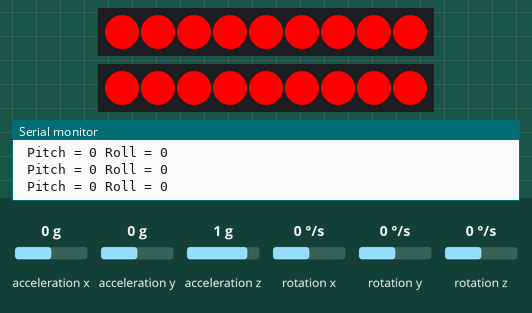
Simulated run of this sketch. Board: Arduino Uno, built with avr-gcc and run on an emulated ATmega328P. On the bench: 2 × 9 RGB LEDs in strip order, left to right, the last lines printed to the serial monitor. The test bench sets the inputs (shaded band); at power-on: acceleration x 0 g, acceleration y 0 g, acceleration z 1 g, rotation x 0 °/s, rotation y 0 °/s, rotation z 0 °/s. Dim RGB values are drawn brighter than linear.

Above: at 1.2 s.
1.3 s: acceleration x set to -1.4 g
At 1.64 s:
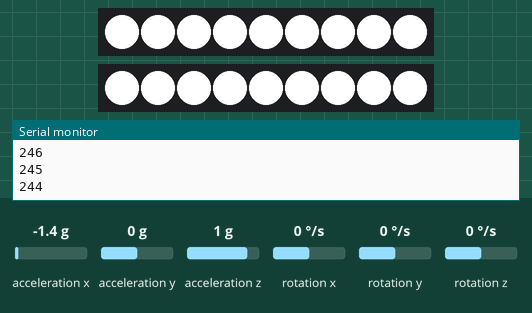
3.9 s: acceleration x set to 0.1 g
At 6.4 s:
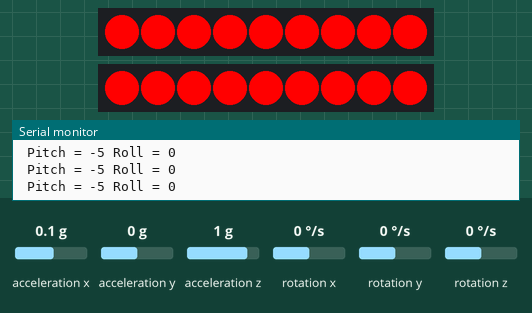
6.9 s: acceleration y set to -1.4 g
At 9.65 s:
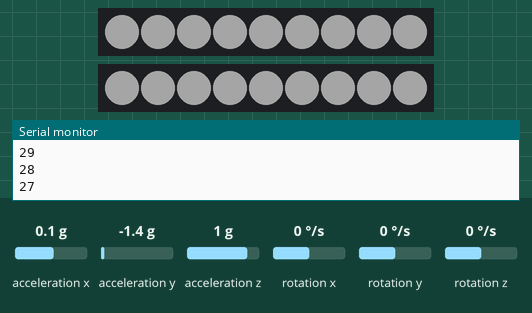
9.9 s: acceleration z set to 0.2 g
12.7 s: acceleration z set to -0.1 g
14.2 s: acceleration y set to 0.8 g
At 16.9 s:
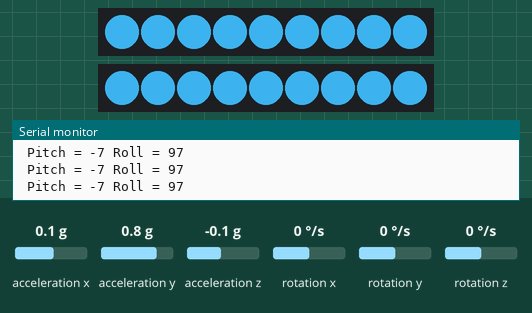
Timing chart, 0 to 18.2 s (numbered marks = the images above; inputs shaded):
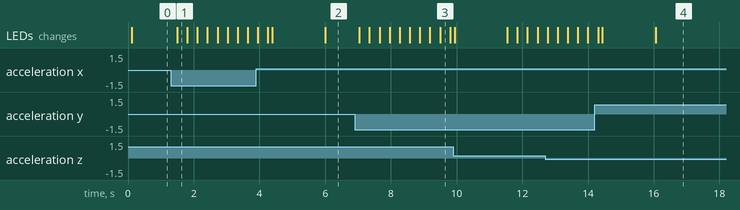

The sketch:

mpuNeoPixels.ino
```cpp
#include <Wire.h>
#include <MPU6050.h>
#include <Adafruit_NeoPixel.h>

// Output pins for NeoPixel LED strips
#define PINa 10
#define PINb 12
#define N_LEDS 9

// Boolean for all sides of the boxes
boolean sOne = false;
boolean sTwo = false;
boolean sThree = false;
boolean sFour = false;
boolean sFive = false;
boolean sSix = false;
boolean sNone = true;

MPU6050 mpu;

Adafruit_NeoPixel stripA = Adafruit_NeoPixel(9, PINa, NEO_GRB + NEO_KHZ800);
Adafruit_NeoPixel stripB = Adafruit_NeoPixel(9, PINb, NEO_GRB + NEO_KHZ800);

void setup()
{
  Serial.begin(115200);
  stripA.clear();
  stripB.clear();

  stripA.begin();
  stripB.begin();

  Serial.println("Initialize MPU6050");

  while(!mpu.begin(MPU6050_SCALE_2000DPS, MPU6050_RANGE_2G))
  {
    Serial.println("Could not find a valid MPU6050 sensor, check wiring!");
    delay(500);
  }
}

void loop()
{
  // Read normalized values
  Vector normAccel = mpu.readNormalizeAccel();

  // Calculate Pitch & Roll
  int pitch = -(atan2(normAccel.XAxis, sqrt(normAccel.YAxis*normAccel.YAxis + normAccel.ZAxis*normAccel.ZAxis))*180.0)/M_PI;
  int roll = (atan2(normAccel.YAxis, normAccel.ZAxis)*180.0)/M_PI;

  // Output
  Serial.print(" Pitch = ");
  Serial.print(pitch);
  Serial.print(" Roll = ");
  Serial.print(roll);
  Serial.println();
  delay(100);

  // Side 1
  if (pitch < 20 and pitch > -10 and roll < 5 and roll > -20 ) {
    fullA(stripA.Color(255, 0, 0)); // Red
    fullB(stripB.Color(255, 0, 0));
    sOne = true;
  }
  // Side 2
  else if (pitch > -89 and pitch < -80 and roll > 140 and roll < 170) {
    fullA(stripB.Color(0, 0, 255)); // Blue
    fullB(stripB.Color(0, 0, 255));
    sTwo = true;
  }
  // Side 3
  else if (pitch < 90 and pitch > 60 and roll < -160 and roll > -180) {
    fullA(stripA.Color(0,255, 0)); // Green
    fullB(stripB.Color(0, 255, 0));
    sThree = true;
  }
  // Side 4
    else if (pitch < 10 and pitch > -10 and roll > 90 and roll < 110) {
    fullA(stripB.Color(50, 150,200));
    fullB(stripB.Color(50, 150,200));
    sFour = true;
  }
  // Side 5
  else if (pitch < 5 and pitch > -10 and roll > -110 and roll < -85) {
    fullA(stripA.Color(10,0, 255));
    fullB(stripB.Color(10, 0, 255));
    sFive = true;


  }
  // Side 6
  else if (pitch < 5 and pitch > -30 and roll > 150 and roll < 200) {
    fullA(stripA.Color(255, 255, 255));
    fullB(stripB.Color(255, 255, 255));
    sSix = true;

  // SideX
  } else {
   // fullA(stripA.Color(random(255), random(255), random(255)));
   // fullB(stripB.Color(random(255), random(255), random(255)));
   darken();
   sNone = true;
  }
}

static void fullA(uint32_t c) {
  for(uint16_t i=0; i<stripA.numPixels()+4; i++) {
      stripA.setPixelColor(i  , c); // Draw new pixel
     // stripA.setPixelColor(i-4, 0); // Erase pixel a few steps back
      stripA.show();
  }
}

  static void fullB(uint32_t c) {
  for(uint16_t i=0; i<stripA.numPixels()+4; i++) {
      stripB.setPixelColor(i  , c); // Draw new pixel
    //  stripB.setPixelColor(i-4, 0); // Erase pixel a few steps back
      stripB.show();
  }
}

// 0 to 255
//void brighten() {
//  uint16_t i, j;
//
//  for (j = 45; j < 255; j++) {
//    for (i = 0; i < stripA.numPixels(); i++) {
//      stripA.setPixelColor(i, j, j, j);
//    }
//    stripA.show();
//    delay(10);
//  }
//  //delay(1500);
//}

// 255 to 0
void darken() {
  Serial.begin(9600);
  uint16_t i, j;

  for (j = 255; j > 0; j--) {
    for (i = 0; i < stripA.numPixels() and stripB.numPixels(); i++) {
      stripA.setPixelColor(i, j, j, j);
      stripB.setPixelColor(i, j, j, j);
    }
    stripA.show();
    stripB.show();
    delay(10);
    Serial.println(j);
  }
  delay(1500);
}
```

Measured:
- after the input at 1.3 s, the LEDs: change after 0.20 s (image 1)
- after the input at 3.9 s, the LEDs: first differ from a run without the input after 2.1 s (image 2)
- after the input at 6.9 s, the LEDs: first change after 0.14 s (image 3 shows a later state)
- after the input at 14.2 s, the LEDs: first differ from a run without the input after 1.9 s (image 4)
